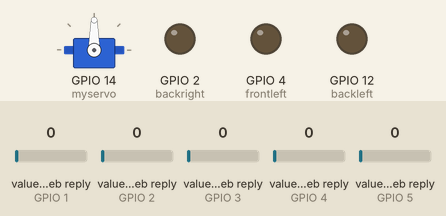
Recording of a sketch running on a simulated ESP8266 (NodeMCU). On the bench: servo, output pins drawn as LEDs (lit = HIGH). The inputs (shaded band) are chosen by the test bench; at power-on: value in the web reply (sensors on GPIO 1, GPIO 2, GPIO 3, GPIO 4, GPIO 5) 0. WiFi joins after 1.5 s; servers stay silent unless stated; web services answer with replies made up by the test bench; what the sketch prints to the serial monitor is not drawn.

Above: at 0.1 s.
At 3.1 s:
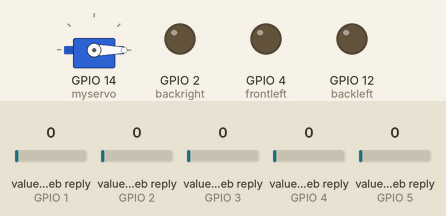
Timing chart, 0 to 4.6 s (numbered marks = the images above):
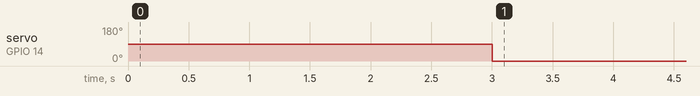

The sketch:

nodemcu.ino
```cpp
#include <ThingSpeak.h>
#include <ESP8266WiFi.h>
#include <ESP8266WiFiMulti.h>
#include <Servo.h>
#include <WiFiUdp.h>

char ssid[] = "ashu1997";    //network SSID (name)
char pass[] = "12345678";    //network password
int status = WL_IDLE_STATUS;
WiFiClient  client;
Servo myservo;

int frontleft=4;
int frontright=0;
int backleft=12;
int backright=2;
//int laser = 10;

unsigned long myChannelNumber= 424376;
const char * myReadAPIKey = "DR16UXNSMDDGNICG";

void setup() {
pinMode(frontleft,OUTPUT);
pinMode(frontright,OUTPUT);
pinMode(backleft,OUTPUT);
pinMode(backright,OUTPUT);


myservo.attach(14);
Serial.begin(115200);
WiFi.begin(ssid, pass);
ThingSpeak.begin(client);


while (WiFi.status() != WL_CONNECTED) {
    delay(500);
    Serial.print(".");
  }
  Serial.println("");
  Serial.println("WiFi connected");

}

void loop() {

  int data1= ThingSpeak.readIntField(myChannelNumber, 1, myReadAPIKey); //left
  int data2= ThingSpeak.readIntField(myChannelNumber, 2, myReadAPIKey); //right
  int data3= ThingSpeak.readIntField(myChannelNumber, 3, myReadAPIKey); // front
  int data4= ThingSpeak.readIntField(myChannelNumber, 4, myReadAPIKey); // stop
  int data5= ThingSpeak.readIntField(myChannelNumber, 5, myReadAPIKey); //back

  myservo.write(0);
  Serial.println("Laser at 0 position");

  if(data3 ==1)
  {
    Serial.println("BOT FORWARD..");
    digitalWrite(frontleft,HIGH);
    digitalWrite(frontright,HIGH);
    delay(2000);
    Serial.println("BOT FORWARD and stopped ");
    digitalWrite(frontleft,LOW);
    digitalWrite(frontright,LOW);
  }
    if(data5==1)
  {
    Serial.println("BOT BACKWARD");
    digitalWrite(backright,HIGH);
    digitalWrite(backleft,HIGH);
    delay(2000);
    digitalWrite(backright,LOW);
    digitalWrite(backleft,LOW);
  }
  if(data4==1)
  {
    Serial.println("BOT STOP ");
  }
  if((data1==20))
      {
        myservo.write(58);
        Serial.println("laser left");
      }
  else if(data2==120)
      {
        myservo.write(86);
        Serial.println("laser right");
      }
}
```

Measured:
- by itself, servo on GPIO 14 (myservo): 90° → 0° at 3.0 s
